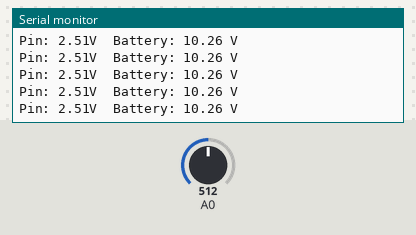
Bench run of a sketch on a simulated Arduino Uno, built with avr-gcc and run on an emulated ATmega328P. Parts: the last lines printed to the serial monitor. The test bench sets the inputs (shaded band); at power-on: A0 = 512.

Above: at 1.2 s.
1.3 s: A0 set to 490
At 2.4 s:
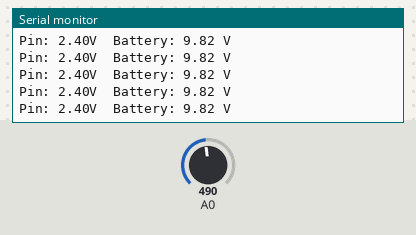
4.3 s: A0 set to 511
At 5.1 s:
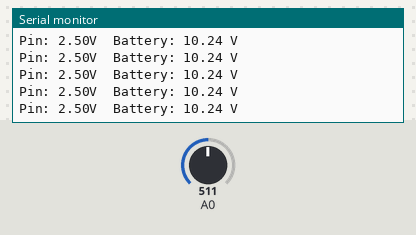
7.3 s: A0 set to 306
At 7.9 s:
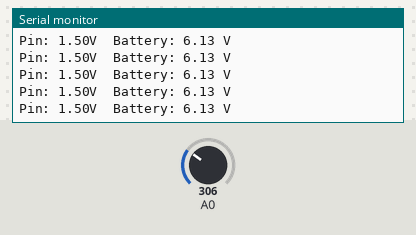
Timing chart, 0 to 10.3 s (numbered marks = the images above; inputs shaded):
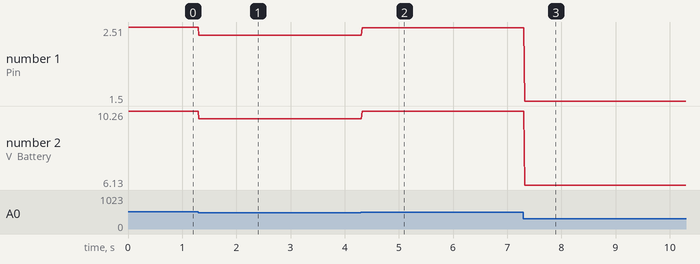

Measured:
- after the input at 1.3 s, the serial monitor: prints a new line at once (image 1)
- after the input at 4.3 s, the serial monitor: prints a new line at once (image 2)
- after the input at 7.3 s, the serial monitor: prints a new line at once (image 3)
- plotted number 1: 2.51 → 2.4 after the input at 1.3 s, 2.4 → 2.5 after the input at 4.3 s, 2.5 → 1.5 after the input at 7.3 s
- plotted number 2: 10.26 → 9.82 after the input at 1.3 s, 9.82 → 10.24 after the input at 4.3 s, 10.24 → 6.13 after the input at 7.3 s

The sketch:

measureVoltage.ino
```cpp
/*
  measure battery voltage with analog pin

  Rongzhong Li
  September 25, 2018
*/

#include "MemoryFree.h"
#define PT(s) Serial.print(s)  //makes life easier
#define PTL(s) Serial.println(s)
/*--------------------------------------------------------------
  Program:      volt_measure

  Description:  Reads value on analog input A2 and calculates
                the voltage assuming that a voltage divider
                network on the pin divides by 11.

  Hardware:     Arduino Uno with voltage divider on A2.

  Software:     Developed using Arduino 1.0.5 software
                Should be compatible with Arduino 1.0 +

  Date:         22 May 2013

  Author:       W.A. Smith, http://startingelectronics.org
  --------------------------------------------------------------*/

// number of analog samples to take per reading
#define NUM_SAMPLES 1

int sum = 0;                    // sum of samples taken
unsigned char sample_count = 0; // current sample number
float voltage = 0.0;            // calculated voltage
float batt;
#define BUZZER 5

void beep(byte note, float duration = 10, int pause = 0, byte repeat = 1 ) {
  if (note == 0) {//rest note
    analogWrite(BUZZER, 0);
    delay(duration);
    return;
  }
  int freq = 220 * pow(1.059463, note - 1); // 1.059463 comes from https://en.wikipedia.org/wiki/Twelfth_root_of_two
  float period = 1000000.0 / freq;
  for (byte r = 0; r < repeat; r++) {
    for (float t = 0; t < duration * 1000; t += period) {
      analogWrite(BUZZER, 150);      // Almost any value can be used except 0 and 255
      // experiment to get the best tone
      delayMicroseconds(period / 2);        // rise for half period
      analogWrite(BUZZER, 0);       // 0 turns it off
      delayMicroseconds(period / 2);        // down for half period
    }
    delay(pause);
  }
}
void setup()
{
  Serial.begin(57600);
}

void loop()
{
  // take a number of analog samples and add them up
  while (sample_count < NUM_SAMPLES) {
    sum += analogRead(A0);
    sample_count++;
    delay(10);
  }
  // calculate the voltage
  // use 5.0 for a 5.0V ADC reference voltage
  // 5.015V is the calibrated reference voltage
  voltage = ((float)sum / (float)NUM_SAMPLES * 5.015) / 1024.0;
  // send voltage for display on Serial Monitor
  // voltage multiplied by 11 when using voltage divider that
  // divides by 11. 11.132 is the calibrated voltage divide
  // value
  batt = voltage / 130 * 532;
  Serial.print("Pin: ");
  Serial.print(voltage);
  Serial.print("V\tBattery: ");
  Serial.print(batt);
  Serial.println (" V");
  //if (batt < 6)
  // beep(20);
  sample_count = 0;
  sum = 0;
}
```
